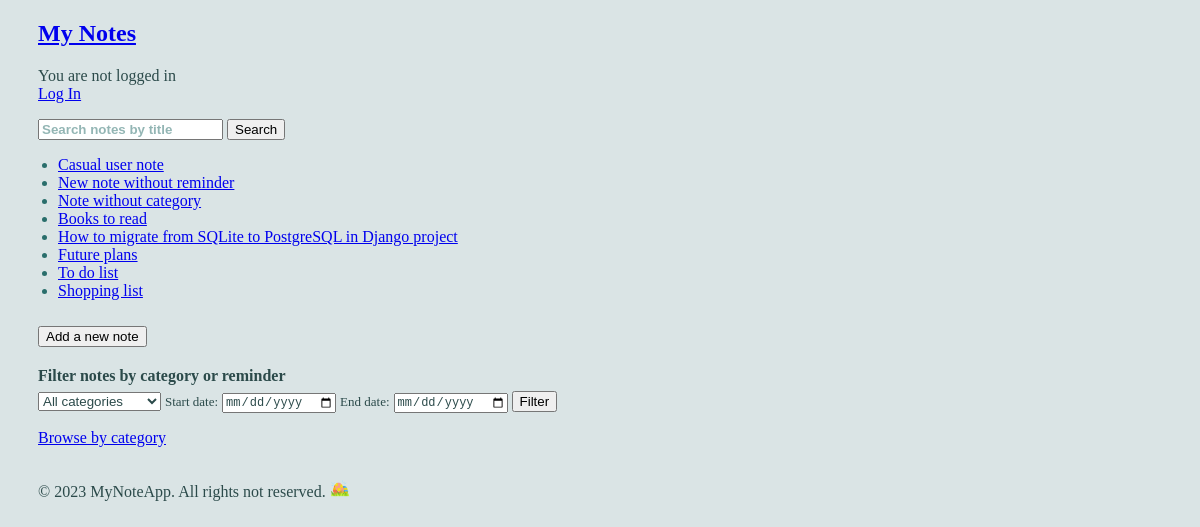
The page / on the database its author committed.
### notes/models.py (models this page shows, shortened)
class Note(models.Model):
    title = models.CharField(max_length=200)
    text = models.TextField()
    created_date = models.DateTimeField(auto_now_add=True)
    upd_date = models.DateTimeField(auto_now=True)
    reminder = models.DateTimeField(null=True, blank=True)
    author = models.ForeignKey(User, on_delete=models.CASCADE)
    category = models.ForeignKey(Category, on_delete=models.CASCADE, related_name='notes', null=True, blank=True)

### notes/views.py (the view)
# urls.py: path('', views.home, name='homepage'),
def home(request):
    notes_list = get_list_or_404(Note.objects.order_by('-created_date'))
    categories_list = get_list_or_404(Category.objects.order_by('-title'))
    context = {'notes_list': notes_list, 'categories_list': categories_list}
    return render(request, 'notes/home.html', context)

### notes/templates/notes/home.html (shortened to what this page needs)
{% extends 'base.html' %}
{% block content %}
    {% if user.is_authenticated %}
        <p>Hi, {{ user.username }}!<br><a href="{% url 'notes:logout' %}">Log Out</a></p>
        {% else %}
        <p>You are not logged in<br><a href="{% url 'notes:login' %}">Log In</a></p>
    {% endif %}
    <div id = "searchbar">
        <form action={% url 'notes:search_notes'%}>
                <input type="text" name="query" placeholder="Search notes by title">
            <button type="submit" class="">Search</button>
    </div>
    <ul>
    {% for note in notes_list %}
        <li><a href="{% url 'notes:note_detail' note.id %}">{{ note.title }}</a></li>
    {% endfor %}
    </ul>
    <a href="{% url 'notes:new_note' %}">
        <button type="button" class="btn btn-outline-primary btn-with-margin">Add a new note</button>
    </a>
    <div id = "filter">
    <p>Filter notes by category or reminder</p>
    <form action={% url 'notes:filtered_results' %}>
        <select name="category" id="category">
            <option value="all">All categories</option>
        </select>
        <label for="start_date">Start date:</label>
        <input type="date" name="start_date" id="start_date" value="{% if request.GET.start_date %}{{ request.GET.start_date }}{% endif %}">
        <label for="end_date">End date:</label>
        <input type="date" name="end_date" id="end_date" value="{% if request.GET.end_date %}{{ request.GET.end_date }}{% endif %}">
        <button type="submit">Filter</button>
    </div>
    <p><a href="{% url 'notes:categories_list' %}">Browse by category</a></p>
{% endblock %}

### notes/static/notes/css/notes.css (style rules this page uses)
body { background-color: #dae4e5; }
h2, h3, p { color: #2b4a4a; margin-left: 30px; }
li { color: #296e6b; margin-left: 10px; }
.btn-with-margin { margin-left: 30px; margin-top: 10px; }
#searchbar form { margin-left: 30px; }
#searchbar input::placeholder { font-weight: bold; opacity: 0.5; color: #296e6b; }
#searchbar input { color: #2b4a4a; }
#filter form { margin-left: 30px; margin-top: -10px; color: #2b4a4a; }
#filter p { margin-top: 20px; color: #2b4a4a; font-size: medium; font-weight: bold; }
#filter input { color: #2b4a4a; font-size: small; }
#filter label { color: #2b4a4a; font-size: small; }
#filter select { color: #2b4a4a; }

### rows shown on the page
Note: title "Casual user note"
Note: title "New note without reminder"
Note: title "Note without category"
Note: title "Books to read"
Note: title "How to migrate from SQLite to PostgreSQL in Django project"
Note: title "Future plans"
Note: title "To do list"
Note: title "Shopping list"
